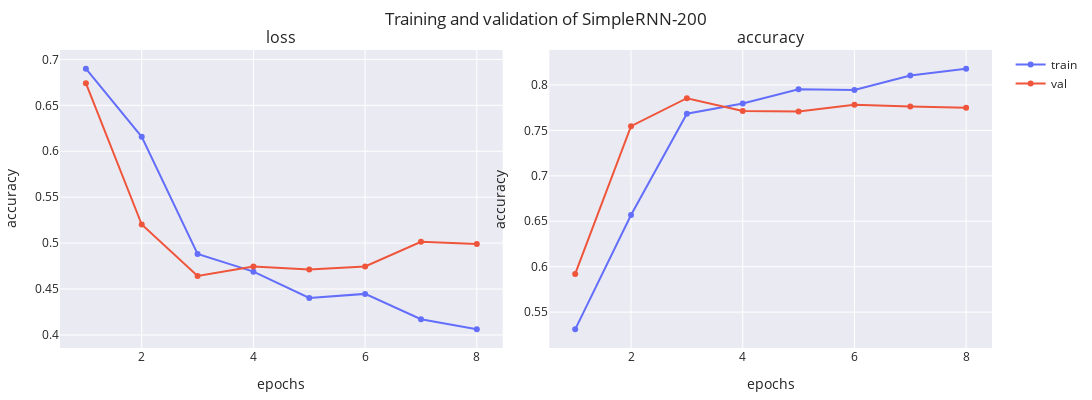

Notebook source saved alongside this figure:
### Markdown cell above
## Simple Recurrent Baseline 

We used a simple recurrent architecture to set our baseline performance. This model is conformed by two stacked modules: a recurrent encoder of 2-stacked [RNN cells](https://keras.io/api/layers/recurrent_layers/simple_rnn/) ([Rumelhart et al., 1985](https://stanford.edu/~jlmcc/papers/PDP/Volume%201/Chap8_PDP86.pdf)) and a [feed-forward layer](https://keras.io/api/layers/core_layers/dense/) with a sigmoidal activation to return the probability of a good review. We used an input embedding layer of dimension $d_x=64$ and maintained the dimension of the decoder to $d_h=64$. In order to analyze the impact of the vocabulary size ($|\mathcal{V}|$) we repeated three experiments varying this value (200, 500 and 1000) maintaining the same architecture.

### Code cell
dataset = AmazonDataset.load(
    train_path=path_dir + "train_small.txt",
    test_path=path_dir + "test_small.txt",
    max_features=200,
)
rnn_model_200 = AmazonReviewsModel(200, 64, SimpleRNN, name="SimpleRNN-200")
_, fig = rnn_model_200.train(
    dataset, f"{MODEL_PATH}/{rnn_model_200.name}.weights.h5", **train_default
)
print(rnn_model_200.evaluate(dataset.X_test, dataset.y_test))
fig

### Figure 1 — Plotly figure (JSON) as saved in the notebook; plotly's stock layout.template omitted (floating-point values rounded to 4 significant figures)
{"data": [{"line": {"color": "#636EFA"}, "marker": {"color": "#636EFA"}, "mode": "lines+markers", "name": "train", "showlegend": true, "type": "scatter", "x": [1, 2, 3, 4, 5, 6, 7, 8], "xaxis": "x", "y": [0.6899, 0.6158, 0.4883, 0.469, 0.4403, 0.4447, 0.4172, 0.4061], "yaxis": "y"}, {"line": {"color": "#EF553B"}, "marker": {"color": "#EF553B"}, "mode": "lines+markers", "name": "val", "showlegend": true, "type": "scatter", "x": [1, 2, 3, 4, 5, 6, 7, 8], "xaxis": "x", "y": [0.6742, 0.5202, 0.4642, 0.4746, 0.4714, 0.4746, 0.5014, 0.4991], "yaxis": "y"}, {"line": {"color": "#636EFA"}, "marker": {"color": "#636EFA"}, "mode": "lines+markers", "name": "train", "showlegend": false, "type": "scatter", "x": [1, 2, 3, 4, 5, 6, 7, 8], "xaxis": "x2", "y": [0.5311, 0.6568, 0.7683, 0.7796, 0.7953, 0.7944, 0.8105, 0.8179], "yaxis": "y2"}, {"line": {"color": "#EF553B"}, "marker": {"color": "#EF553B"}, "mode": "lines+markers", "name": "val", "showlegend": false, "type": "scatter", "x": [1, 2, 3, 4, 5, 6, 7, 8], "xaxis": "x2", "y": [0.592, 0.7546, 0.7854, 0.7714, 0.7708, 0.7782, 0.7762, 0.7748], "yaxis": "y2"}], "layout": {"annotations": [{"font": {"size": 16}, "showarrow": false, "text": "loss", "x": 0.2375, "xanchor": "center", "xref": "paper", "y": 1, "yanchor": "bottom", "yref": "paper"}, {"font": {"size": 16}, "showarrow": false, "text": "accuracy", "x": 0.7625, "xanchor": "center", "xref": "paper", "y": 1, "yanchor": "bottom", "yref": "paper"}], "height": 400, "margin": {"b": 10, "l": 10, "r": 10, "t": 50}, "title": {"text": "Training and validation of SimpleRNN-200"}, "width": 1200, "xaxis": {"anchor": "y", "domain": [0, 0.475], "title": {"text": "epochs"}}, "xaxis2": {"anchor": "y2", "domain": [0.525, 1], "title": {"text": "epochs"}}, "yaxis": {"anchor": "x", "domain": [0, 1], "title": {"text": "accuracy"}}, "yaxis2": {"anchor": "x2", "domain": [0, 1], "title": {"text": "accuracy"}}}}
